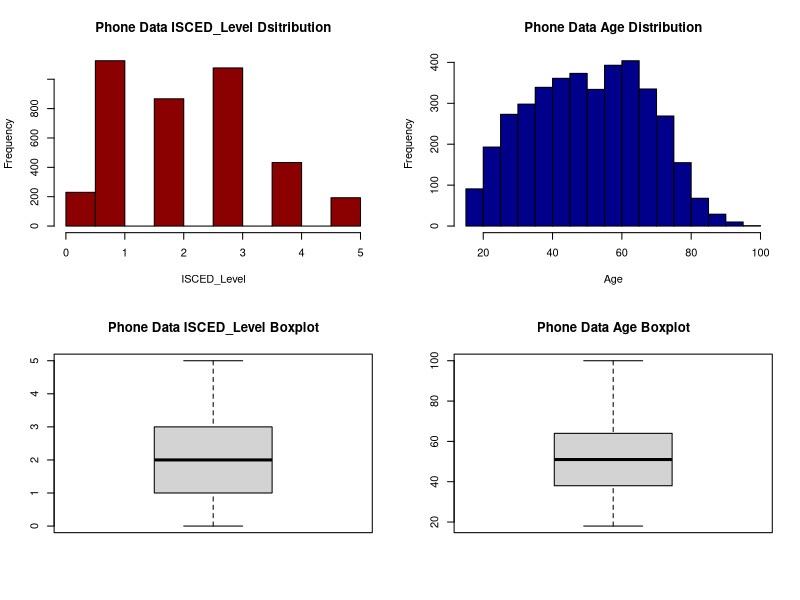
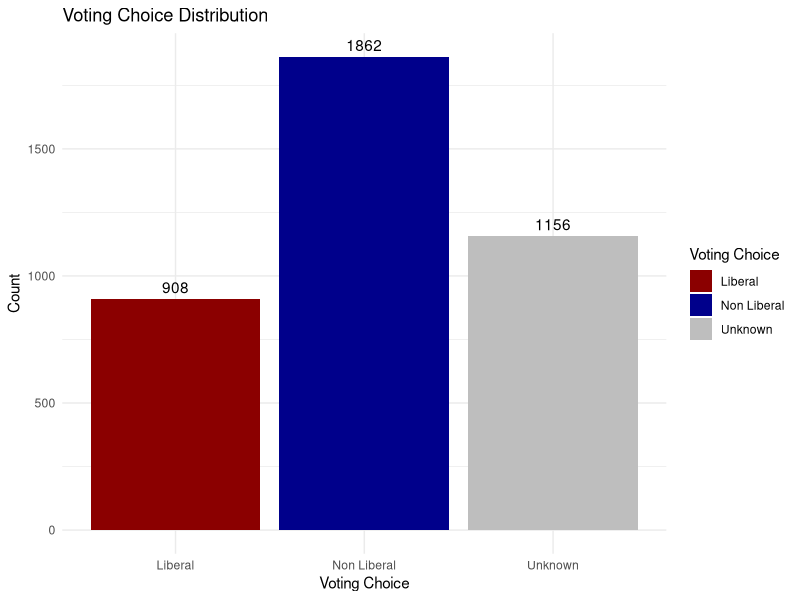
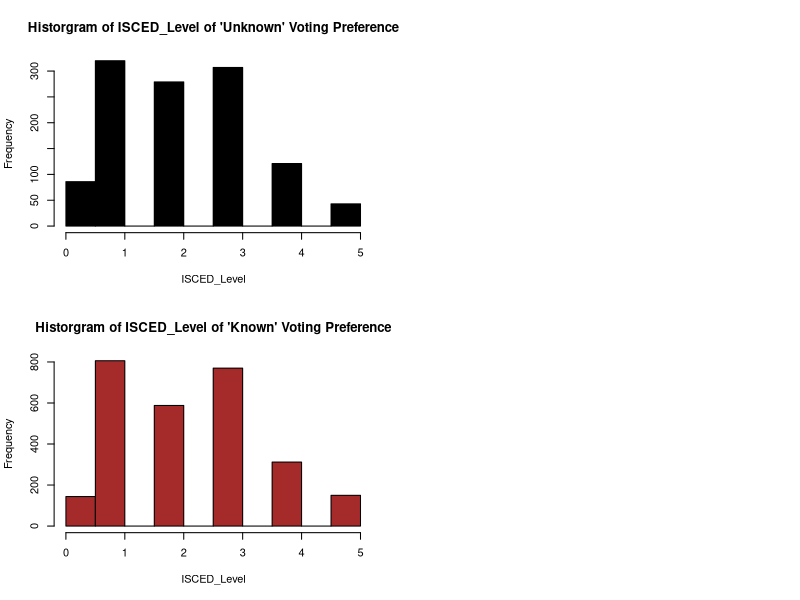

These figures' R source, in order:
## ---- chunk 1
library(tidyverse)
library(dplyr)
library(ggplot2)
library(broom)
library(knitr)

phone_data <- read_csv("ces_phone.csv")

## ---- chunk 2
#NA values in age, most likely to vote for (q11) and education level q(61)
na_count <- phone_data %>%
  summarize(
    q11 = sum(is.na(q11)),
    q61 = sum(is.na(q61)),
    age = sum(is.na(age))
  )

#removing NA values in q11 (81 is a low number)

phone_data <- phone_data %>% filter(!is.na(q11))

#Checking non response answers (-9, -8, -7 for q11 and q61) and valid age

no_response_count <- phone_data %>%
  summarize(
    q11 = sum(q11 < 0),
    q61 = sum(q61 < 0),
    # filtering out ages younger than 18
    age = sum(age < 18)
  )

#removing non response from q61 (11 is a small number)

phone_data <- phone_data %>% filter(q61 > 0)
## ---- chunk 3


# Data Cleaning: Convert q61 into ISCED
isced_mapping <- c(
  '1' = 0,  # ISCED 0 -> No school
  '2' = 0,  # ISCED 1 -> Some elem
  '3' = 0,  # ISCED 1 -> Elem
  '4' = 0,  # ISCED 2 -> Some high school
  '5' = 1,  # ISCED 3 -> High school diploma
  '6' = 1,  # ISCED 4 -> Some community college
  '7' = 2,  # ISCED 5 -> Community College
  '8' = 1,  # ISCED 6 -> Some university
  '9' = 3,  # ISCED 6 -> Bachelor
  '10' = 4,  # ISCED 7 -> Master
  '11' = 5  # ISCED 7 -> PHD
)

phone_data <- 
  phone_data %>%
  mutate(isced_level = isced_mapping[as.character(phone_data$q61)],
         voting_choice = case_when(
           phone_data$q11 == 1 ~ 'Liberal',
           phone_data$q11 < 0 ~ 'Unknown',
           phone_data$q11 != 1 ~ 'Non Liberal'
         ))

## ---- chunk 4
layout(matrix(c(1, 3, 1, 3, 2, 4, 2, 4), nrow = 4, byrow = TRUE))
#Distribution of Isced Level

hist(phone_data$isced_level, main = "Phone Data ISCED_Level Dsitribution", xlab = 'ISCED_Level', col = "darkred")

boxplot(phone_data$isced_level,
        main = "Phone Data ISCED_Level Boxplot")

#Distribution of voting preference

vote_counts <- phone_data %>% group_by(voting_choice) %>% summarize(count = n())

#Age Distribution

hist(phone_data$age, main = "Phone Data Age Distribution", xlab = "Age", col = "darkblue")

boxplot(phone_data$age,
        main = "Phone Data Age Boxplot")
## ---- chunk 5
#Bar plot of liberal voters
ggplot(vote_counts, aes(x = voting_choice, y = count, fill = voting_choice)) +
  geom_bar(stat = "identity") +  # Create bar graph
  geom_text(aes(label = count), vjust = -0.5, color = "black") +  # Add labels
  labs(
    title = "Voting Choice Distribution",
    x = "Voting Choice",
    y = "Count",
    fill = "Voting Choice"
  ) +
  theme_minimal() + 
  scale_fill_manual(values = c("Liberal" = "darkred", "Non Liberal" = "darkblue", "Unknown" = "gray"))
## ---- chunk 6
#Summary statistics
print("ISCED LEVEL")
summary(phone_data$isced_level)

print("AGE")
summary(phone_data$age)
## ---- chunk 7
phone_data_unknown <- phone_data %>% filter(voting_choice == 'Unknown')
phone_data_known <- phone_data %>% filter(voting_choice == 'Liberal' | voting_choice == 'Non Liberal')

#Unknown Dist
hist(phone_data_unknown$isced_level, main = "Historgram of ISCED_Level of 'Unknown' Voting Preference", xlab = 'ISCED_Level', col = "black")

#Known Dist
hist(phone_data_known$isced_level, main = "Historgram of ISCED_Level of 'Known' Voting Preference", xlab = 'ISCED_Level', col = "brown")
## ---- chunk 8
library(dplyr)

# Subset the data
phone_data_known <- phone_data %>% filter(voting_choice != 'Unknown')
phone_data_unknown <- phone_data %>% filter(voting_choice == 'Unknown')

t_test_result <- t.test(phone_data_known$isced_level, 
                        phone_data_unknown$isced_level, 
                        var.equal = FALSE)
print(t_test_result)

# p < 0.05, meaning there is a significant difference between including the unkown values and not including the unknown values, so unknown values should be included. 
## ---- chunk 9
# converting voted_liberal to factor binary (Liberal = 1, Non-Liberal = 0)
phone_data$voting_choice <- factor(phone_data$voting_choice, levels = c("Non Liberal", "Liberal"))

# Ensure that ISCED level and age are numeric
phone_data$isced_level <- as.numeric(phone_data$isced_level)
phone_data$age <- as.numeric(phone_data$age)

phone_data <- phone_data %>%
  mutate(voting_choice = case_when(
    voting_choice == "Liberal" ~ 1,
    TRUE ~ 0
  ))

phone_data <- phone_data %>%
  filter(!is.na(voting_choice))
## ---- chunk 10

# Here you can run code to calculate your Confidence Intervals.

library(survey)

# Calculate the sample size for each statum
strata_sample_size <- numeric(6)
for (level in 0:5) {
  strata_sample_size[level+1] <- sum(phone_data$isced_level == level)
}

# population size derived from Statistics Canada
phone_data <- phone_data %>% 
  mutate(pop_fpc = case_when(isced_level == 0 ~ 4899580, # No diploma
                             isced_level == 1 ~ 8097295, # High school diploma
                             isced_level == 2 ~ 9252800, # Postsecondary below Bachelor
                             isced_level == 3 ~ 5295360, # Bachelor diploma
                             isced_level == 4 ~ 1740605, # Master's diploma
                             isced_level == 5 ~ 279660)) %>% # Doctorate
  mutate(samp_wt = case_when(isced_level == 0 ~ 4899580/strata_sample_size[1],
                             isced_level == 1 ~ 8097295/strata_sample_size[2],
                             isced_level == 2 ~ 9252800/strata_sample_size[3],
                             isced_level == 3 ~ 5295360/strata_sample_size[4],
                             isced_level == 4 ~ 1740605/strata_sample_size[5],
                             isced_level == 5 ~ 279660/strata_sample_size[6]))

strata_design <- svydesign(id=~1, strata=~isced_level, weights=~samp_wt, fpc=~pop_fpc, data=phone_data)

svymean(~voting_choice, design=strata_design)
confint(svymean(~voting_choice, design=strata_design))
## ---- chunk 11
library(survey)

# Define the survey design
design <- svydesign(id = ~1, strata = ~isced_level, data = phone_data)

p_liberals <- mean(phone_data$voting_choice == "Liberal", na.rm = TRUE)
n_phone <- nrow(phone_data)
z <- 1.96

se_liberals <- sqrt((p_liberals * (1 - p_liberals)) / n_phone)
ci_Liberals <- c(p_liberals - z * se_liberals, p_liberals + z * se_liberals)
## ---- chunk 12
(exp(-2.133868375))/(1-exp(-2.133868375))
